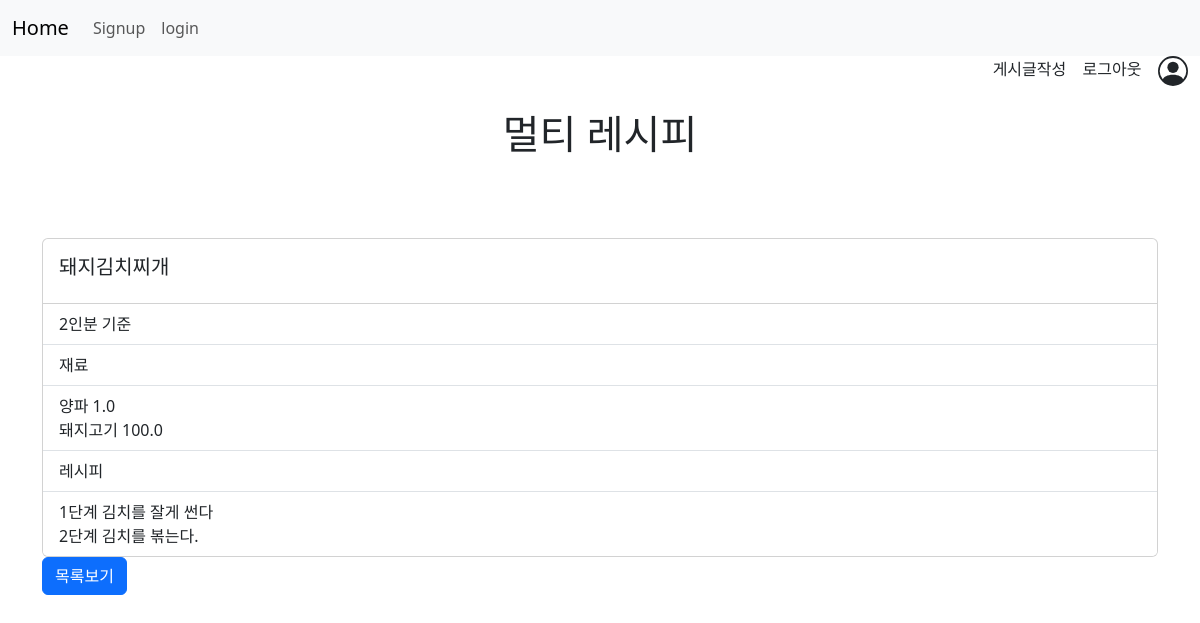
The page /posts/detail/2/ on the database its author committed.
### posts/models.py (models this page shows, shortened)
class Post(models.Model):
    title = models.CharField(max_length=50)
    serving = models.IntegerField()
    created_at = models.DateTimeField(auto_now_add=True)
    updated_at = models.DateTimeField(auto_now=True)
    CATE_CHOICES1 = (('한식', '한식'), ('양식', '양식'), ('일식', '일식'), ('기타', '기타'))
    cate1 = models.CharField(
        max_length=10,
        choices = CATE_CHOICES1,
        default='한식',
    )
    CATE_CHOICES2 = (('모임용', '모임용'), ('원팬/스피디', '원팬/스피디'), ('술안주', '술안주'), ('일상', '일상'), ('다이어트', '다이어트'), ('디저트', '디저트'))
    cate2 = models.CharField(
        max_length=10,
        choices = CATE_CHOICES2,
        default='모임용',
    )
    CATE_CHOICES3 = (('소고기' ,'소고기'),('돼지고기' ,'돼지고기'),('닭고기' ,'닭고기'),('육류' ,'육류'),('채소' ,'채소'),('생선' ,'생선'),('해물' ,'해물'),('쌀' ,'쌀'),('밀가루' ,'밀가루'),('면' ,'면'),('콩/견과류' ,'콩/견과류'),('달걀/유제품' ,'달걀/유제품'),('가공식품류' ,'가공식품류'),('기타' ,'기타'))
    cate3 = models.CharField(
        max_length=10,
        choices = CATE_CHOICES3,
        default='기타',
    )
    user = models.ForeignKey(settings.AUTH_USER_MODEL, on_delete=models.CASCADE)

class RecipeIngred(models.Model):
    post = models.ForeignKey(Post, on_delete=models.CASCADE)
    ingred = models.ForeignKey(Ingred, on_delete=models.CASCADE)
    amount = models.CharField(max_length=50)

class Ingred(models.Model):
    ingred_name = models.TextField()
    def __str__(self):
        return self.ingred_name

class RecipeDetail(models.Model):
    post = models.ForeignKey(Post, on_delete=models.CASCADE)
    step = models.IntegerField()
    contents = models.TextField()

### posts/views.py (the view)
# urls.py: path('detail/<int:post_id>/', views.post_detail, name='post_detail'),
def post_detail(request, post_id):
    post = Post.objects.get(pk=post_id)
    ingreds = RecipeIngred.objects.filter(post_id = post_id)
    recipes = RecipeDetail.objects.filter(post_id = post_id)
    context = {
        'post': post,
        'ingreds': ingreds,
        'recipes': recipes
    }
    return render(request, 'post_detail.html', context)

### posts/templates/post_detail.html
{% extends "base.html" %}
{% block body %}
<div class="row mt-5">
    <div class="col-12">
        <div class="card" style="width: 100%;">
            <div class="card-body">
                <h5 class="card-title">{{post.title}}</h5>
            </div>
            <ul class="list-group list-group-flush">
                <li class="list-group-item">{{post.serving}}인분 기준</li>
                <li class="list-group-item">재료</li>
                <li class="list-group-item">
                {% for ingred in ingreds %}
                    {{ingred.ingred}} {{ingred.amount}} <br>
                {% endfor %}
                </li>
                <li class="list-group-item">레시피</li>
                <li class="list-group-item">
                {% for recipe in recipes %}
                    {{recipe.step}}단계 {{recipe.contents}} <br>
                {% endfor %}
                </li>
            </ul>
        </div>
    </div>
</div>
<div class="row">
    <div class="col-12">
        <a href="/posts/" class="btn btn-primary">목록보기</a>
    </div>
</div>
{% endblock %}

### templates/base.html (shortened to what this page needs)
<!DOCTYPE html>
<html lang="en">
<head>
    <link href="https://cdn.jsdelivr.net/npm/bootstrap@5.3.1/dist/css/bootstrap.min.css" rel="stylesheet">
    <link rel="stylesheet" href="https://cdn.jsdelivr.net/npm/bootstrap-icons@1.10.5/font/bootstrap-icons.css">
</head>
<body>
    {% include '_nav.html' %}
    <div id="box1">
        <a class="navbar-brand" href="{% url 'posts:create' %}">게시글작성</a>
        <a class="navbar-brand ml-auto" href="{% url 'accounts:logout' %}">로그아웃</a>
        <a href="" class="navbar-brand">
        </a>
    </div>
    <br>
    <div class="container text-center">
        <h1><a class="navbar-brand" href="{% url 'posts:index' %}">멀티 레시피</a></h1>
    </div>
    <br>
    <div class="container">
        {% block body %}
        {% endblock %}
    </div>
</body>
</html>

### templates/_nav.html (shortened to what this page needs)
<nav class="navbar navbar-expand-lg bg-body-tertiary">
  <div class="container-fluid">
    <a class="navbar-brand" href="{% url 'posts:index' %}">Home</a>
    <div class="collapse navbar-collapse" id="navbarNavAltMarkup">
      <div class="navbar-nav">
        {% if user.is_authenticated %}
            <a class="nav-link" href="{% url 'posts:create' %}">게시물작성</a>
            <a class="nav-link" href="{% url 'accounts:logout' %}">logout</a>
          <li class="nav-item dropdown">
            <a class="nav-link dropdown-toggle" href="#" role="button" data-bs-toggle="dropdown" aria-expanded="false">
              종류별
            </a>
            <ul class="dropdown-menu">
              <li><a class="dropdown-item" href="{% url 'posts:cate1_1' %}">한식</a></li>
              <li><a class="dropdown-item" href="{% url 'posts:cate1_2' %}">양식</a></li>
              <li><a class="dropdown-item" href="{% url 'posts:cate1_3' %}">일식</a></li>
            </ul>
          </li>
          <li class="nav-item dropdown">
            <a class="nav-link dropdown-toggle" href="#" role="button" data-bs-toggle="dropdown" aria-expanded="false">
              상황별
            </a>
            <ul class="dropdown-menu">
              <li><a class="dropdown-item" href="{% url 'posts:cate2_1' %}">모임용</a></li>
              <li><a class="dropdown-item" href="{% url 'posts:cate2_2' %}">원팬/스피디</a></li>
              <li><a class="dropdown-item" href="{% url 'posts:cate2_3' %}">술안주</a></li>
              <li><a class="dropdown-item" href="{% url 'posts:cate2_4' %}">일상</a></li>
              <li><a class="dropdown-item" href="{% url 'posts:cate2_5' %}">다이어트</a></li>
              <li><a class="dropdown-item" href="{% url 'posts:cate2_6' %}">디저트</a></li>
            </ul>
          </li>
          <li class="nav-item dropdown">
            <a class="nav-link dropdown-toggle" href="#" role="button" data-bs-toggle="dropdown" aria-expanded="false">
              재료별
            </a>
            <ul class="dropdown-menu">
              <li><a class="dropdown-item" href="{% url 'posts:cate3_1' %}">소고기</a></li>
                <li><a class="dropdown-item" href="{% url 'posts:cate3_2' %}">돼지고기</a></li>
                <li><a class="dropdown-item" href="{% url 'posts:cate3_3' %}">닭고기</a></li>
                <li><a class="dropdown-item" href="{% url 'posts:cate3_4' %}">육류</a></li>
                <li><a class="dropdown-item" href="{% url 'posts:cate3_5' %}">채소</a></li>
                <li><a class="dropdown-item" href="{% url 'posts:cate3_6' %}">생선</a></li>
                <li><a class="dropdown-item" href="{% url 'posts:cate3_7' %}">해물</a></li>
                <li><a class="dropdown-item" href="{% url 'posts:cate3_8' %}">쌀</a></li>
                <li><a class="dropdown-item" href="{% url 'posts:cate3_9' %}">밀가루</a></li>
                <li><a class="dropdown-item" href="{% url 'posts:cate3_10' %}">콩/견과류</a></li>
                <li><a class="dropdown-item" href="{% url 'posts:cate3_11' %}">달걀/유제품</a></li>
                <li><a class="dropdown-item" href="{% url 'posts:cate3_12' %}">가공식품류</a></li>
                <li><a class="dropdown-item" href="{% url 'posts:cate3_13' %}">기타</a></li>
            </ul>
          </li>
          <a class="nav-link" href="{% url 'accounts:mypage' %}">{{user}}</a>
        {% else %}
        <a class="nav-link" href="{% url 'accounts:signup' %}">Signup</a>
        <a class="nav-link" href="{% url 'accounts:login' %}">login</a>
        {% endif %}
      </div>
    </div>
  </div>
</nav>

### templates/base.html (style rules this page uses)
#box1 { text-align: right; }

### rows shown on the page
Post: title "돼지김치찌개", serving "2"
RecipeIngred: ingred "양파", amount "1.0"
RecipeIngred: ingred "돼지고기", amount "100.0"
RecipeDetail: step "1", contents "김치를 잘게 썬다"
RecipeDetail: step "2", contents "김치를 볶는다."
